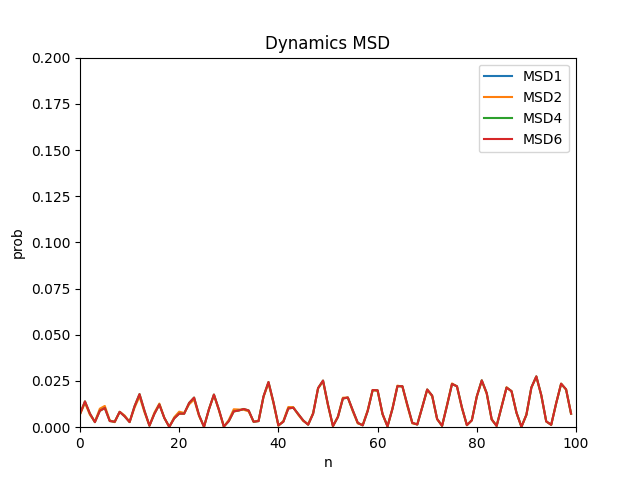

This chart was generated by the following Python code:
import numpy as np
from scipy.fftpack import dst 
import math
import matplotlib.pyplot as plt
import sys

# --- Parameters ---
PI = math.pi
NMAX = 100  # Maximum number of rooms/points
#MTIME = 1500 # Total number of time steps for evolution loop
MTIME = 10000 # Total number of time steps for evolution loop
iu = 0.0 + 1.0j

# --- Subroutine EIGEN: Sets initial wave function and calculates initial energy ---
def eigen_subroutine(m_val, dx_val, nmax_val):
    """
    Calculates the initial wave function (PH0) and its corresponding energy (EM).

    Args:
        m_val (int): Mode number for the initial wave function.
        dx_val (float): Spatial step size.
        nmax_val (int): Maximum number of points (NMAX).

    Returns:
        tuple: A tuple containing:
            - ph0 (np.ndarray): Initial wave function (complex array).
            - em (float): Eigenenergy.
    """
    ph0 = np.zeros(nmax_val, dtype=np.complex128)

    ph0[m_val-1]=1
    ph0=dst(ph0,type=1,norm='ortho')
    em = 2 * (-0.5 / (dx_val * dx_val)) * np.cos((PI * m_val) / (nmax_val + 1))

    return ph0, em

# --- Parameters --- Operate Hamiltonian on quantum state p
def H(p):
    q=np.empty_like(p)
    q[0] = ha[0] * p[0] + hb[0] * p[1] 
    for n in range(1, NMAX - 1):
        q[n] = hb[n-1] * p[n-1] + ha[n] * p[n] + hb[n] * p[n+1] 
    q[NMAX-1] = hb[NMAX-2] * p[NMAX-2] + ha[NMAX-1] * p[NMAX-1]
    return q

# --- Time evolution with Euler method ----
def MSD1(p,dt):
    global iu
    q = np.empty_like(p)
    q = p -iu * dt * H(p)
    #q = p
    #print(f'return q ={q}, p = {p}')
    return q

# --- Main Program: NROOM ---
def nroom_program():
    """
    Main program to simulate N-room quantum mechanics.
    """

    global ha,hb,dt,iu

    # --- Initial Data Calculations ---
    dx = 1.0
    dx2 = dx * dx
    emax = 1.0 / dx2
    # Ensure M is within a valid range for the cosine argument to avoid division by zero or large values

    ## Get input from user
    #print('M ALPHA')
    #try:
    #    m_input, alpha_input = map(float, input().split())
    #    m = int(m_input)
    #    alpha = float(alpha_input)
    #except ValueError:
    #    print("Invalid input. Please enter two numbers separated by a space (e.g., '1 0.1').")
    #    return
    #
    #if m <= 0 or m > NMAX:
    #    print(f"Warning: M ({m}) should be between 1 and NMAX ({NMAX}) for stable calculation of DT.")

    # fix to M=1 and ALPHA=0.1
    m = 1
    alpha = 0.05
    
    # Calculate DT (time step)
    # Fortran: DT=ALPHA/(EMAX*COS(M*PI/(NMAX+1)))
    #cos_term = np.cos(m * PI / (NMAX + 1))
    #if cos_term == 0:
    #    print("Error: Division by zero in DT calculation (COS term is zero). Adjust M or NMAX.")
    #    return
    dt = alpha / emax

    # Calculate MTIME (total time steps)
    #mtime = (2 * PI / alpha) * 10
    #mtime = min(int(mtime), 10000) # Ensure MTIME is an integer

    # --- Calculation of Hamiltonian ---
    # HA and HB arrays
    ha = np.zeros(NMAX, dtype=np.float64)
    hb = np.zeros(NMAX - 1, dtype=np.float64)

    plt.gca().clear()
    plt.title('Dynamics MSD')
    plt.xlabel(r'n')
    plt.ylabel(r'prob')
    plt.xscale('linear')
    plt.yscale('linear')
    plt.xlim([0,NMAX])
    plt.ylim([0,20/NMAX])

    # dgree of the method
    #NDEG  = 1
    for NDEG in [1,2,4,6]:
    #for NDEG in [2]:
        NDEGH = int(np.floor(NDEG/2))
        NDEG1 = NDEG+1
        for n in range(NMAX - 1):
            hb[n] = -0.5 / dx2
        phi = np.zeros((NDEG1,NMAX), dtype=np.complex128)
        
        # --- Setting Initial Wave Function ---
        x0 = 0.3 * dx * NMAX
        sg = 0.05 * dx * NMAX
        pa_momentum = 0.1 * 2 * PI / dx
        for n_idx in range(NMAX):
            x = (n_idx + 1) * dx 
            phi[np.mod(0,NDEG1),n_idx] = np.exp(-0.5 * (x - x0)**2 / sg**2) * np.exp(iu * pa_momentum * (x - x0))
        anorm = np.linalg.norm(phi[np.mod(0,NDEG1),:])
        phi[np.mod(0,NDEG1),:] = phi[np.mod(0,NDEG1),:] / anorm
        print(f'NDEG={NDEG},NDEGH={NDEGH},itime={0},anorm={anorm}')
        for itime in range(1,NDEG+1):
            phi[np.mod(-itime,NDEG1),:] = MSD1( phi[np.mod(-itime+1,NDEG1),:] , -dt)
            anorm = np.linalg.norm(phi[np.mod(-itime,NDEG1),:])
            phi[np.mod(-itime,NDEG1),:] = phi[np.mod(-itime,NDEG1),:]
            print(f'NDEG={NDEG},NDEGH={NDEGH},itime={-itime},anorm={anorm}')
        #ph0, em = eigen_subroutine(m, dx, NMAX)


            
        # --- Time Evolution Loop ---
        # Open the output file
        try:
            #with open('tst'+str(NDEG)+'.dat', 'w') as f_out:
                for itime in range(MTIME):
                    t = dt * itime
                    anorm = np.linalg.norm(phi[np.mod(itime,NDEG1)])**2
                    #ovr = np.vdot(phi[np.mod(itime,NDEG1)], ph0)  * np.exp(-iu * em * t)
                    print(f'NDEG={NDEG},itime={itime},anorm={anorm}')
                    
                    if(NDEG == 1):
                        #epsilon_theory = abs(em*dt)**2 / 2.0 
                        q = phi[np.mod(itime,NDEG1)] /2
                    elif(NDEG == 2):
                        #epsilon_theory = abs(em*dt)**3 / 6.0 
                        q = phi[np.mod(itime,NDEG1)]
                    elif(NDEG == 4):
                        #epsilon_theory = abs(em*dt)**5 * 7.0 / 90.0
                        q = 2 * (-1.0/3.0 * phi[np.mod(itime-(NDEGH-1),NDEG1)]
                                 + 2.0/3.0 * ( phi[np.mod(itime-(NDEGH-1)+1,NDEG1)] + phi[np.mod(itime-(NDEGH-1)-1,NDEG1)]) )
                    elif(NDEG == 6):
                        #epsilon_theory = abs(em*dt)**7 * 41.0 / 840.0
                        q = 3 * ( 13.0/10.0  *   phi[np.mod(itime-(NDEGH-1),NDEG1)]
                                  - 7.0/10.0  * ( phi[np.mod(itime-(NDEGH-1)+1,NDEG1)] + phi[np.mod(itime-(NDEGH-1)-1,NDEG1)]) 
                                  + 11.0/20.0 * ( phi[np.mod(itime-(NDEGH-1)+2,NDEG1)] + phi[np.mod(itime-(NDEGH-1)-2,NDEG1)])  )
                    else:
                        print(f'wrong NDEG = {NDEG}')
                        sys.exit()
                    #phi[np.mod(itime+1,NDEG1)] = -2 * iu * dt * H(q) + phi[np.mod(itime-(NDEGH+NDEGH-1),NDEG1)]
                    phi[np.mod(itime+1,NDEG1)] = -2 * iu * dt * H(q) + phi[np.mod(itime-(NDEG-1),NDEG1)]           
        except Exception as e:
            print(f"An error occurred during file operations: {e}")
                    
        plot_y = []
        for n_idx in range(NMAX):
            plot_y.append(np.abs(phi[np.mod(MTIME,NDEG1), n_idx])**2)
        plt.plot(plot_y, linestyle='solid', label='MSD'+str(NDEG))
    #
    # plot
    #
    plt.legend()
    plt.show()
    plt.savefig("dynamics.png")
        
    print("Program finished. Results written to error"+str(NDEG)+".dat")

# Call the main program function
if __name__ == '__main__':
    nroom_program()
